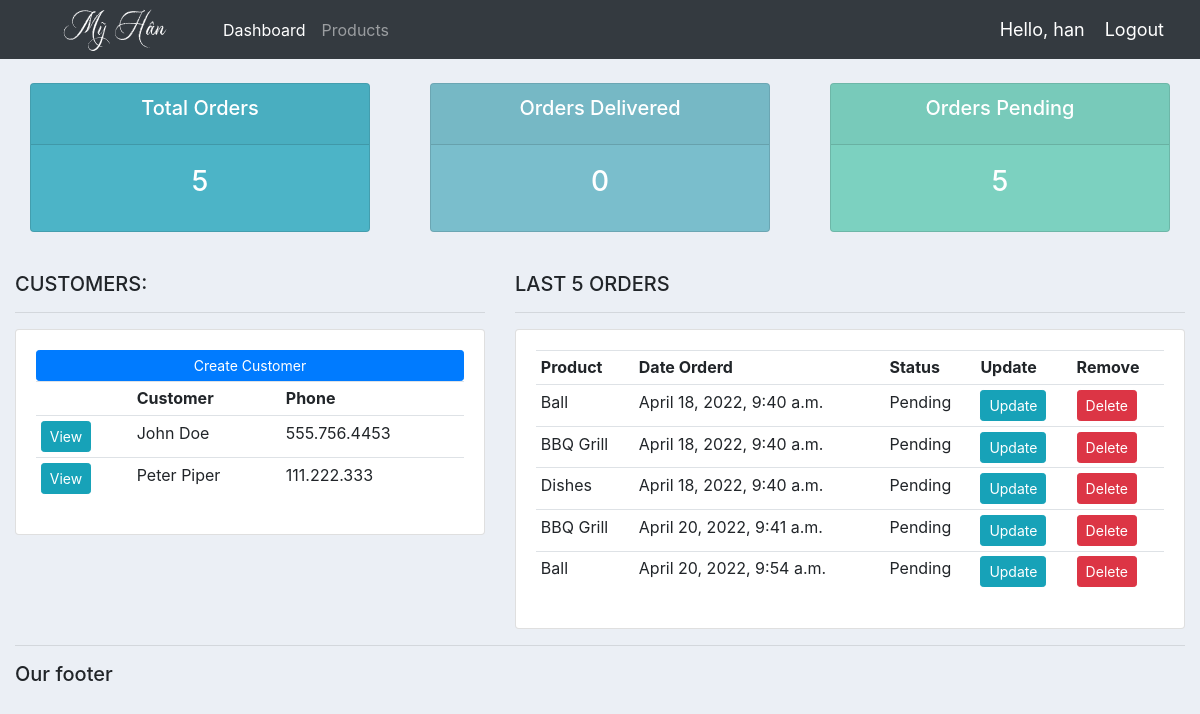
The app's page / (signed in) with its own data.
### accounts/models.py (models this page shows, shortened)
class Customer(models.Model):
	name = models.CharField(max_length=200, null=True)
	phone = models.CharField(max_length=200, null=True)
	email = models.CharField(max_length=200, null=True)
	date_created = models.DateTimeField(auto_now_add=True, null=True)

class Order(models.Model):
	STATUS = (
			('Pending', 'Pending'),
			('Out for delivery', 'Out for delivery'),
			('Delivered', 'Delivered'),
			)
	customer = models.ForeignKey(Customer, null=True, on_delete= models.SET_NULL)
	product = models.ForeignKey(Product, null=True, on_delete= models.SET_NULL)
	date_created = models.DateTimeField(auto_now_add=True, null=True)
	status = models.CharField(max_length=200, null=True, choices=STATUS)
	note = models.CharField(max_length=1000, null=True)

class Product(models.Model):
	CATEGORY = (
			('Indoor', 'Indoor'),
			('Out Door', 'Out Door'),
			)
	name = models.CharField(max_length=200, null=True)
	price = models.FloatField(null=True)
	category = models.CharField(max_length=200, null=True, choices=CATEGORY)
	description = models.CharField(max_length=200, null=True, blank=True)
	date_created = models.DateTimeField(auto_now_add=True, null=True)
	tags = models.ManyToManyField(Tag)
	def __str__(self):
		return self.name

### accounts/views.py (the view)
# urls.py: path('', views.home, name="home"),
@login_required(login_url='login')
def home(request):
	orders = Order.objects.all()
	customers = Customer.objects.all()
	total_customers = customers.count()
	total_orders = orders.count()
	delivered = orders.filter(status='Delivered').count()
	pending = orders.filter(status='Pending').count()
	context = {'orders':orders, 'customers':customers,
	'total_orders':total_orders,'delivered':delivered,
	'pending':pending }
	return render(request, 'accounts/dashboard.html', context)

### accounts/templates/accounts/dashboard.html
{%  extends 'accounts/main.html' %}
{% block content %}
{%  include 'accounts/status.html' %}
<br>
<div class="row">
	<div class="col-md-5">
		<h5>CUSTOMERS:</h5>
		<hr>
		<div class="card card-body">
			<a class="btn btn-primary  btn-sm btn-block" href="">Create Customer</a>
			<table class="table table-sm">
				<tr>
					<th></th>
					<th>Customer</th>
					<th>Phone</th>
				</tr>
				{% for customer in customers %}
					<tr>
						<td><a class="btn btn-sm btn-info" href="{% url 'customer' customer.id %}">View</a></td>
						<td>{{customer.name}}</td>
						<td>{{customer.phone}}</td>
					</tr>
				{% endfor %}
			</table>
		</div>
	</div>
	<div class="col-md-7">
		<h5>LAST 5 ORDERS</h5>
		<hr>
		<div class="card card-body">
			<table class="table table-sm">
				<tr>
					<th>Product</th>
					<th>Date Orderd</th>
					<th>Status</th>
					<th>Update</th>
					<th>Remove</th>
				</tr>
				{% for order in orders %}
					<tr>
						<td>{{order.product}}</td>
						<td>{{order.date_created}}</td>
						<td>{{order.status}}</td>
						<td><a class="btn btn-sm btn-info" href="{% url 'update_order' order.id %}">Update</a></td>
						<td><a class="btn btn-sm btn-danger" href="{% url 'delete_order' order.id %}">Delete</a></td>
					</tr>
				{% endfor %}
			</table>
		</div>
	</div>
</div>
{% endblock %}

### accounts/templates/accounts/navbar.html (shortened to what this page needs)
{% load static %}
<nav class="navbar navbar-expand-lg navbar-dark bg-dark">
 <img src="{% static 'images/logo.png' %}">
  <div class="collapse navbar-collapse" id="navbarNav">
    <ul class="navbar-nav">
      <li class="nav-item active">
        <a class="nav-link" href="{% url 'home' %}">Dashboard</a>
      </li>
      <li class="nav-item">
        <a class="nav-link" href="{% url 'products' %}">Products</a>
      </li>
    </ul>
  </div>
  <span class="hello-msg">Hello, {{request.user}}</span>
  <span ><a  class="hello-msg" href="{% url 'logout' %}">Logout</a></span>
</nav>

### static/css/main.css (style rules this page uses)
body { background-color: #ebeff5; }

### accounts/templates/accounts/navbar.html (style rules this page uses)
.hello-msg { font-size: 18px; color: #fff; margin-right: 20px; }

### records on screen
Customer: name "John Doe", phone "555.756.4453"
Customer: name "Peter Piper", phone "111.222.333"
Order: product "Ball", date_created "April 18, 2022, 9:40 a.m.", status "Pending"
Order: product "BBQ Grill", date_created "April 18, 2022, 9:40 a.m.", status "Pending"
Order: product "Dishes", date_created "April 18, 2022, 9:40 a.m.", status "Pending"
Order: product "BBQ Grill", date_created "April 20, 2022, 9:41 a.m.", status "Pending"
Order: product "Ball", date_created "April 20, 2022, 9:54 a.m.", status "Pending"

### other values on screen
{{ request.user }} "han"
{{ total_orders }} "5"
{{ delivered }} "0"
{{ pending }} "5"
